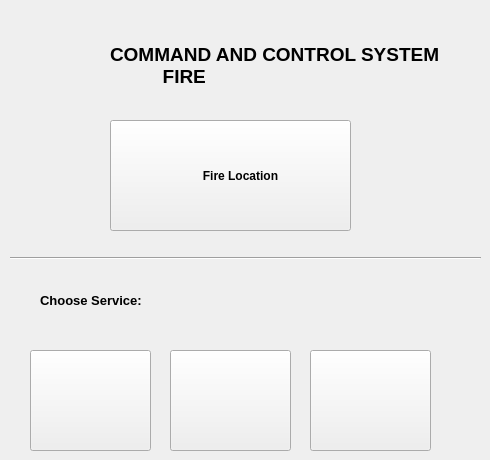
    <widget class="QWidget" name="generaltab">
     <property name="whatsThis">
      <string/>
     </property>
     <property name="accessibleName">
      <string/>
     </property>
     <attribute name="title">
      <string>General</string>
     </attribute>
     <widget class="QPushButton" name="firelocationbutton">
      <property name="geometry">
       <rect>
        <x>110</x>
        <y>120</y>
        <width>241</width>
        <height>111</height>
       </rect>
      </property>
      <property name="minimumSize">
       <size>
        <width>241</width>
        <height>111</height>
       </size>
      </property>
      <property name="font">
       <font>
        <weight>75</weight>
        <bold>true</bold>
       </font>
      </property>
      <property name="cursor">
       <cursorShape>PointingHandCursor</cursorShape>
      </property>
      <property name="mouseTracking">
       <bool>true</bool>
      </property>
      <property name="layoutDirection">
       <enum>Qt::RightToLeft</enum>
      </property>
      <property name="autoFillBackground">
       <bool>false</bool>
      </property>
      <property name="text">
       <string>      Fire Location</string>
      </property>
      <property name="icon">
       <iconset>
        <normaloff>../interface/FIRE.png</normaloff>../interface/FIRE.png</iconset>
      </property>
      <property name="iconSize">
       <size>
        <width>100</width>
        <height>100</height>
       </size>
      </property>
     </widget>
     <widget class="QLabel" name="chooseservicelabel">
      <property name="geometry">
       <rect>
        <x>40</x>
        <y>280</y>
        <width>251</width>
        <height>41</height>
       </rect>
      </property>
      <property name="minimumSize">
       <size>
        <width>251</width>
        <height>41</height>
       </size>
      </property>
      <property name="font">
       <font>
        <pointsize>10</pointsize>
        <weight>75</weight>
        <bold>true</bold>
       </font>
      </property>
      <property name="cursor">
       <cursorShape>ArrowCursor</cursorShape>
      </property>
      <property name="mouseTracking">
       <bool>true</bool>
      </property>
      <property name="text">
       <string>Choose Service:</string>
      </property>
     </widget>
     <widget class="QPushButton" name="policebutton">
      <property name="geometry">
       <rect>
        <x>30</x>
        <y>350</y>
        <width>121</width>
        <height>101</height>
       </rect>
      </property>
      <property name="minimumSize">
       <size>
        <width>121</width>
        <height>101</height>
       </size>
      </property>
      <property name="cursor">
       <cursorShape>PointingHandCursor</cursorShape>
      </property>
      <property name="mouseTracking">
       <bool>true</bool>
      </property>
      <property name="text">
       <string/>
      </property>
      <property name="icon">
       <iconset>
        <normaloff>../interface/police-car2.png</normaloff>../interface/police-car2.png</iconset>
      </property>
      <property name="iconSize">
       <size>
        <width>130</width>
        <height>130</height>
       </size>
      </property>
     </widget>
     <widget class="QPushButton" name="firetruckbutton">
      <property name="geometry">
       <rect>
        <x>170</x>
        <y>350</y>
        <width>121</width>
        <height>101</height>
       </rect>
      </property>
      <property name="minimumSize">
       <size>
        <width>121</width>
        <height>101</height>
       </size>
      </property>
      <property name="cursor">
       <cursorShape>PointingHandCursor</cursorShape>
      </property>
      <property name="mouseTracking">
       <bool>true</bool>
      </property>
      <property name="text">
       <string/>
      </property>
      <property name="icon">
       <iconset>
        <normaloff>../interface/1.png</normaloff>../interface/1.png</iconset>
      </property>
      <property name="iconSize">
       <size>
        <width>100</width>
        <height>120</height>
       </size>
      </property>
     </widget>
     <widget class="QPushButton" name="ambulancebutton">
      <property name="geometry">
       <rect>
        <x>310</x>
        <y>350</y>
        <width>121</width>
        <height>101</height>
       </rect>
      </property>
      <property name="minimumSize">
       <size>
        <width>121</width>
        <height>101</height>
       </size>
      </property>
      <property name="cursor">
       <cursorShape>PointingHandCursor</cursorShape>
      </property>
      <property name="mouseTracking">
       <bool>true</bool>
      </property>
      <property name="text">
       <string/>
      </property>
      <property name="icon">
       <iconset>
        <normaloff>../interface/images.png</normaloff>../interface/images.png</iconset>
      </property>
      <property name="iconSize">
       <size>
        <width>110</width>
        <height>110</height>
       </size>
      </property>
     </widget>
     <widget class="Line" name="generalline">
      <property name="geometry">
       <rect>
        <x>10</x>
        <y>250</y>
        <width>471</width>
        <height>16</height>
       </rect>
      </property>
      <property name="minimumSize">
       <size>
        <width>471</width>
        <height>16</height>
       </size>
      </property>
      <property name="cursor">
       <cursorShape>ArrowCursor</cursorShape>
      </property>
      <property name="mouseTracking">
       <bool>true</bool>
      </property>
      <property name="orientation">
       <enum>Qt::Horizontal</enum>
      </property>
     </widget>
     <widget class="QLabel" name="firelabel_2">
      <property name="geometry">
       <rect>
        <x>110</x>
        <y>30</y>
        <width>360</width>
        <height>71</height>
       </rect>
      </property>
      <property name="minimumSize">
       <size>
        <width>360</width>
        <height>71</height>
       </size>
      </property>
      <property name="font">
       <font>
        <pointsize>14</pointsize>
        <weight>75</weight>
        <bold>true</bold>
        <underline>false</underline>
       </font>
      </property>
      <property name="cursor">
       <cursorShape>ArrowCursor</cursorShape>
      </property>
      <property name="mouseTracking">
       <bool>true</bool>
      </property>
      <property name="text">
       <string>COMMAND AND CONTROL SYSTEM
          FIRE</string>
      </property>
      <property name="textFormat">
       <enum>Qt::PlainText</enum>
      </property>
     </widget>
    </widget>
